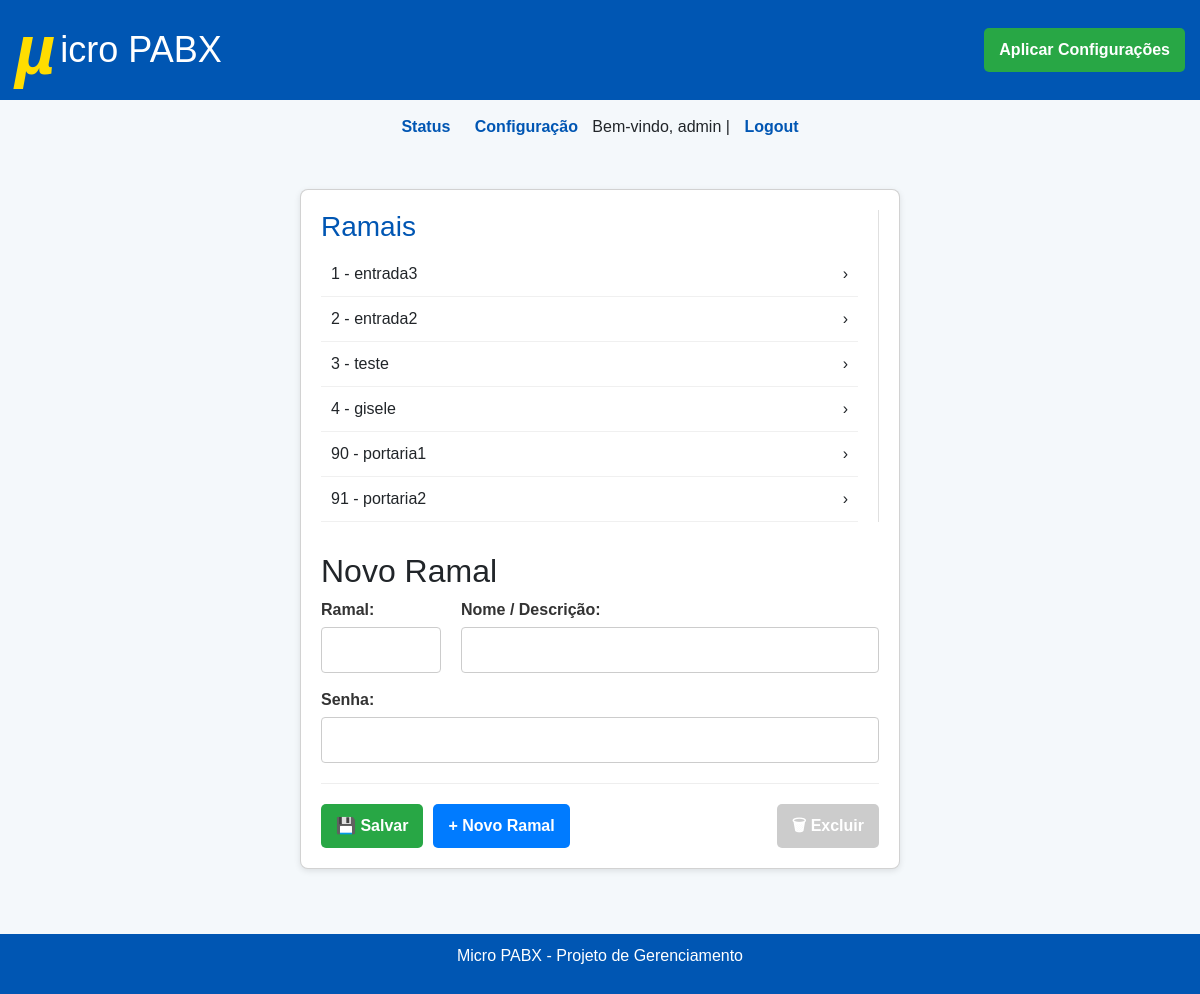
/config/ramal (signed in), run on an earlier commit of the app's database.
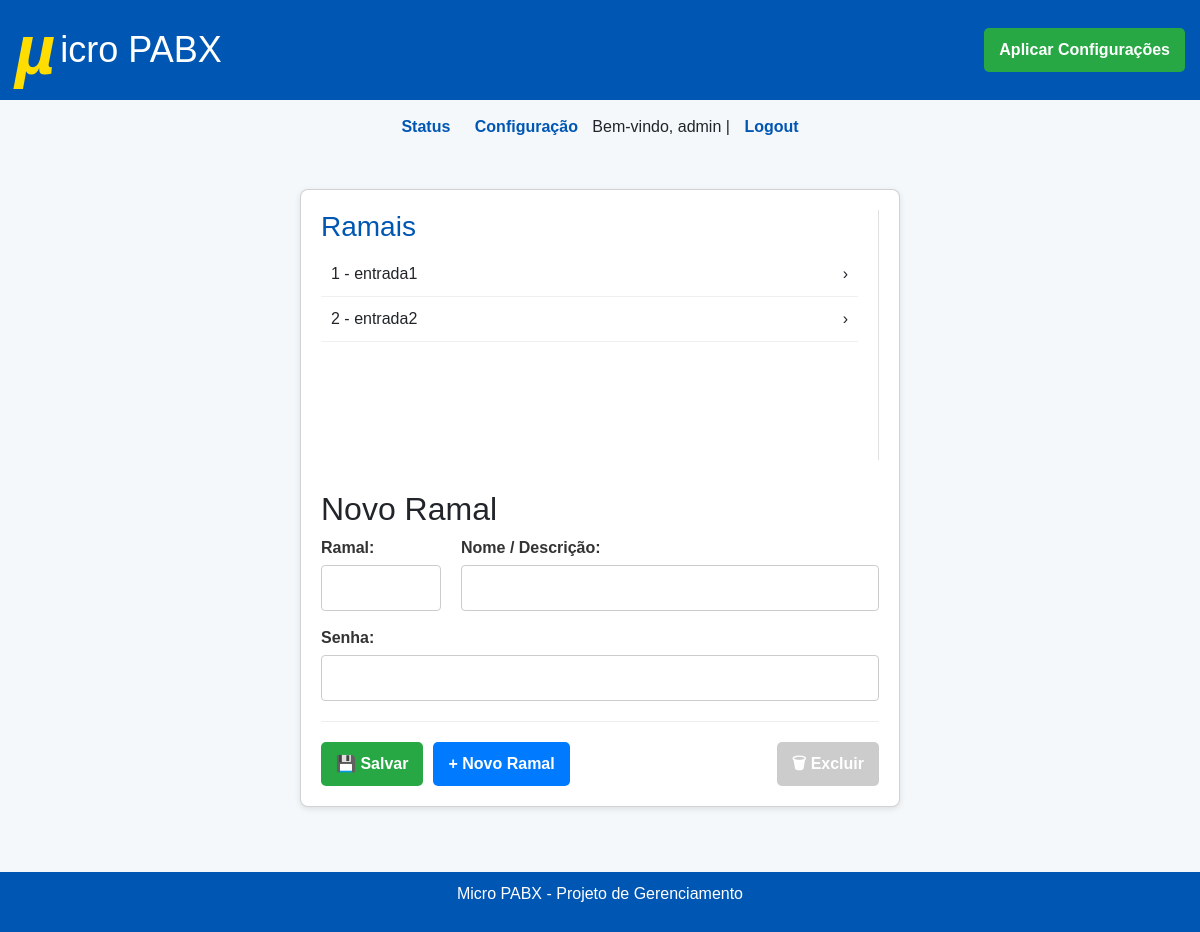
And on a later commit of the database.
### tables this page shows
CREATE TABLE ramais (
                    id INTEGER PRIMARY KEY AUTOINCREMENT,
                    ramal INTEGER UNIQUE NOT NULL,
                    nome TEXT NOT NULL,
                    senha TEXT NOT NULL,
                    contexto TEXT DEFAULT 'interno'
                );

### blueprints/pabx.py (the view, shortened to what this page needs)
@pabx_bp.route("/ramal", methods=["GET", "POST"])
@login_required
def cadastro_ramal():
    ramais = get_ramais()
    return render_template("config_ramais.html", ramais=ramais)

### auth.py (called while the page is built)
def login_required(f):
    @wraps(f)
    def decorated_function(*args, **kwargs):
        if not session.get("user"):
            flash("Você precisa estar logado para acessar esta página.", "warning")
            return redirect(url_for("auth.login")) # Rota de login agora está no blueprint 'auth'
        return f(*args, **kwargs)
    return decorated_function

### database.py (called while the page is built)
def get_db():
    conn = sqlite3.connect(DB_PATH)
    conn.row_factory = sqlite3.Row
    return conn

def get_ramais():
    conn = get_db()
    ramais_raw = conn.execute("SELECT id, ramal, nome, senha, contexto FROM ramais order by ramal").fetchall()
    ramais = []
    for r in ramais_raw:
        ramais.append({
            "id": r["id"],
            "ramal": r["ramal"],
            "nome": r["nome"],
            "senha": r["senha"],
            "contexto": r["contexto"]
        })
    conn.close()
    return ramais

### templates/config_ramais.html (shortened to what this page needs)
{% extends "base.html" %}
{% block content %}
<div class="card layout-split">
    <aside class="sidebar">
        <h3>Ramais</h3>
        {% if ramais %}
            <ul class="ramal-list" id="ramal-list">
                {% for r in ramais %}
                    <li onclick="selecionarRamal(this, '{{ r.id }}', '{{ r.ramal }}', '{{ r.nome }}', '{{ r.senha }}', '{{ r.contexto }}')">
                        <span>{{ r.ramal }} - {{ r.nome }}</span>
                        <span>&rsaquo;</span>
                    </li>
                {% endfor %}
            </ul>
        {% else %}
            <p>Nenhum ramal cadastrado.</p>
        {% endif %}
    </aside>
    <main class="main-content">
        <h2 id="form-title">Novo Ramal</h2>
        <form method="POST" id="form-ramal" action="{{ url_for('pabx.cadastro_ramal') }}">
            <div class="form-row">
                <div class="form-group" style="flex-basis: 120px; flex-grow: 0;">
                    <label for="ramal">Ramal:</label>
                    <input type="number" name="ramal" id="ramal" required>
                </div>
                <div class="form-group">
                    <label for="nome">Nome / Descrição:</label>
                    <input type="text" name="nome" id="nome" required>
                </div>
            </div>
            <div class="form-row">
                <div class="form-group">
                    <label for="senha">Senha:</label>
                    <input type="text" name="senha" id="senha" required>
                </div>
            </div>
            <div class="form-actions">
                <button type="submit" class="btn-save">&#128190; Salvar</button>
                <button type="button" class="btn-new" onclick="resetForm()">&#43; Novo Ramal</button>
                <button type="button" class="btn-delete" id="btn-delete" onclick="excluirRamal()" disabled>&#128465; Excluir</button>
            </div>
        </form>
    </main>
</div>
{% endblock %}

What changed in the data, as far as the page shows it:
removed ramais: ramal "3", nome "teste"
removed ramais: ramal "4", nome "gisele"
removed ramais: ramal "90", nome "portaria1"
removed ramais: ramal "91", nome "portaria2"
changed ramais: nome "entrada3" → "entrada1"
